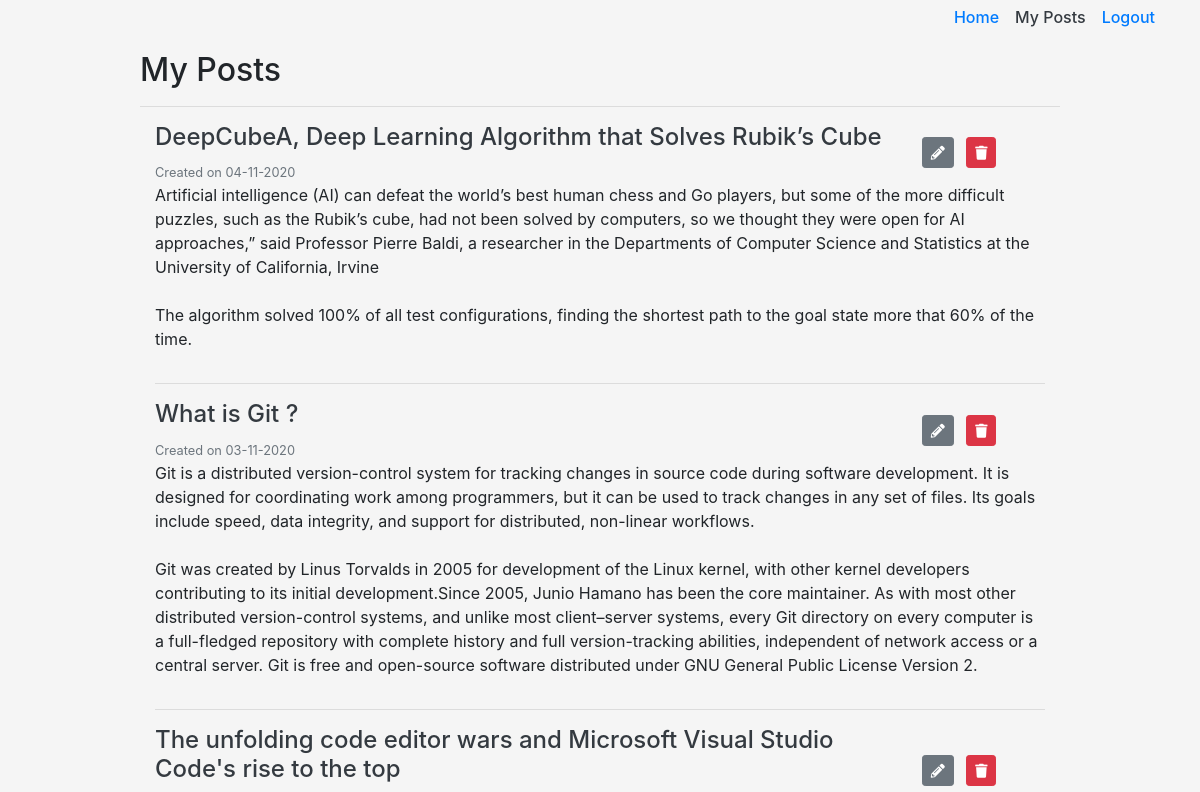
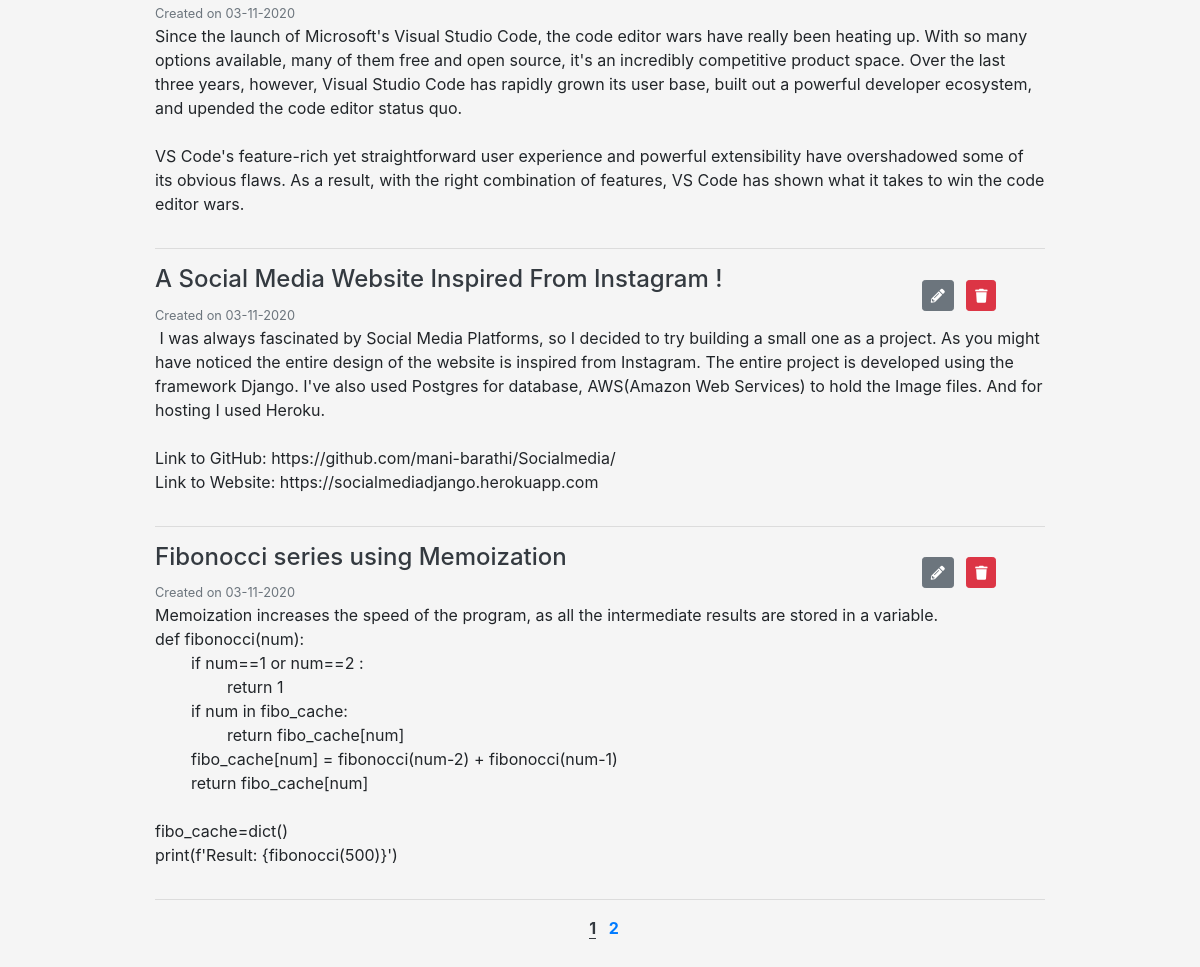
The app's page /profile (signed in) with its own data (2 pictures, top to bottom).
### MainApp/models.py (models this page shows, shortened)
class Posts(db.Model):
	id = db.Column(db.Integer, primary_key=True)
	date_posted = db.Column(db.DateTime, nullable=False,default=datetime.utcnow)
	title = db.Column(db.String(50), unique=True, nullable=False)
	content = db.Column(db.Text, nullable=False)
	user_id = db.Column(db.Integer,db.ForeignKey('user.id'),nullable=False)
	comments = db.relationship('Comment',backref='post',lazy=True)

### MainApp/users/routes.py (the view)
@users.route('/profile',methods=['GET'])
@login_required
def accountPage():
	page = request.args.get('page',1,type=int)
	posts = Posts.query.filter_by(user_id=current_user.id).order_by(desc(Posts.id)).paginate(per_page=5,page=page)
	return render_template('account.html',posts=posts)

### MainApp/models.py (called while the page is built)
@login_manager.user_loader
def load_user(user_id):
	return User.query.get(int(user_id))

### MainApp/templates/account.html (shortened to what this page needs)
{% extends 'base.html' %}
{% block content %}
<div class="row justify-content-center mt-3">
	<div class="col-md-10">
		<h2>My Posts</h2>
		<hr>
		<div class="container">
			{% for post in posts.items %}
			<div class="row justify-content-center">
				<div class="col-md-12">
					<div class="row justify-content-between align-items-center">
						<div class="col-md-10">
							<h4><a class="article-title text-dark" href="{{url_for('posts.individualPostPage',post_id=post.id)}}">{{ post.title }}</a></h4>
							<small class="text-muted">Created on {{post.date_posted.strftime('%d-%m-%Y')}}</small>
						</div>
						<div class="col-md-2">
							<a href="{{url_for('posts.updatePostPage',post_id=post.id) }}" class="btn btn-secondary btn-sm mr-2" title="Edit this Post"><i class="fas fa-pencil-alt"></i></a>
							<a href="{{url_for('posts.deletePostPage',post_id=post.id) }}" class="btn btn-danger btn-sm" title="Delete this Post"><i class="fas fa-trash"></i></a>
						</div>
					</div>
					<p class="article-content post-wrap">{{ post.content }}</p>
				</div>
			</div>
			<hr>
		{% endfor %}
		<div class="d-flex justify-content-center mb-5">
				<div class="col-12">
					<center>
					{% for page_num in posts.iter_pages(left_edge=1, right_edge=1) %}
						{% if page_num %}
							{% if posts.page == page_num %}
									<a class="text-dark border-bottom border-dark font-weight-bold mb-4 ml-2" href="{{url_for('users.accountPage',page=page_num)}}">{{page_num}}</a>
							{% else %}
								<a class="font-weight-bold mb-4 ml-2" href="{{url_for('users.accountPage',page=page_num)}}">{{page_num}}</a>
							{% endif %}
						{% else %}
							...
						{% endif %}
					{% endfor %}
					</center>
				</div>
			</div>
		</div>
	</div>
</div>
{% endblock %}

### MainApp/templates/base.html (shortened to what this page needs)
<!doctype html>
<html lang="en">
  <head>
    <link rel="stylesheet" href="https://cdnjs.cloudflare.com/ajax/libs/font-awesome/5.15.1/css/all.min.css" />
    <link rel="stylesheet" href="https://cdn.jsdelivr.net/npm/bootstrap@4.5.3/dist/css/bootstrap.min.css">
    <link rel="stylesheet" type="text/css" href="{{url_for('static',filename='css/style.css')}}">
  </head>
  <body >
    <div class="container">
        {% if current_user.is_authenticated %}
            <div class="d-flex justify-content-end">
                <h6 class="text-right mt-2"><span><a href="{{url_for('main.homePage')}}" id="home-link" class="">Home</a></span> </h6>
                <h6 class="text-right mt-2 ml-3"><span><a href="{{url_for('users.accountPage')}}" id="myposts-link" class="">My Posts</a></span> </h6>
                <h6 class="text-right mt-2 ml-3 "><span><a href="{{url_for('users.logoutPage')}}" id="logout-link" class="">Logout</a></span></h6>
            </div>
        {% else %}
            <div class="d-flex justify-content-end">
                <h6 class="text-right mt-2"> <span><a href="{{url_for('users.loginPage')}} " id="login-link">LogIn</a></span></h6>
                <h6 class="text-right mt-2 ml-3"> <span><a href="{{url_for('users.signUpPage')}}" id="signup-link">SignUp</a></span></h6>
            </div>
        {% endif %}
        {% block content %}
        {% endblock %}
    </div>
  </body>
</html>

### MainApp/static/css/style.css (style rules this page uses)
html { scroll-behavior: smooth; }
body { background: whitesmoke; }
a { text-decoration: none !important; }
.post-wrap { white-space: pre-wrap; }

### records on screen
Posts: title "DeepCubeA, Deep Learning Algorithm that Solves Rubik’s Cube", date_posted "04-11-2020", content "Artificial intelligence (AI) can defeat the world’s best human chess and Go players, but some of the more difficult puzzles, such as the Rubik’s cube, had not been solved by computers, so we thought they were open for AI approaches,” said Professor Pierre Baldi, a researcher in the Departments of Computer Science and Statistics at the University of California, Irvine The algorithm solved 100% of all test configurations, finding the shortest path to the goal state more that 60% of the time."
Posts: title "What is Git ?", date_posted "03-11-2020", content "Git is a distributed version-control system for tracking changes in source code during software development. It is designed for coordinating work among programmers, but it can be used to track changes in any set of files. Its goals include speed, data integrity, and support for distributed, non-linear workflows. Git was created by Linus Torvalds in 2005 for development of the Linux kernel, with other kernel developers contributing to its initial development.Since 2005, Junio Hamano has been the core maintainer. As with most other distributed version-control systems, and unlike most client–server systems, every Git directory on every computer is a full-fledged repository with complete…"
Posts: title "The unfolding code editor wars and Microsoft Visual Studio Code's rise to the top", date_posted "03-11-2020", content "Since the launch of Microsoft's Visual Studio Code, the code editor wars have really been heating up. With so many options available, many of them free and open source, it's an incredibly competitive product space. Over the last three years, however, Visual Studio Code has rapidly grown its user base, built out a powerful developer ecosystem, and upended the code editor status quo. VS Code's feature-rich yet straightforward user experience and powerful extensibility have overshadowed some of its obvious flaws. As a result, with the right combination of features, VS Code has shown what it takes to win the code editor wars."
Posts: title "A Social Media Website Inspired From Instagram !", date_posted "03-11-2020", content "I was always fascinated by Social Media Platforms, so I decided to try building a small one as a project. As you might have noticed the entire design of the website is inspired from Instagram. The entire project is developed using the framework Django. I've also used Postgres for database, AWS(Amazon Web Services) to hold the Image files. And for hosting I used Heroku. Link to GitHub: https://github.com/mani-barathi/Socialmedia/ Link to Website: https://socialmediadjango.herokuapp.com"
Posts: title "Fibonocci series using Memoization", date_posted "03-11-2020", content "Memoization increases the speed of the program, as all the intermediate results are stored in a variable. def fibonocci(num): if num==1 or num==2 : return 1 if num in fibo_cache: return fibo_cache[num] fibo_cache[num] = fibonocci(num-2) + fibonocci(num-1) return fibo_cache[num] fibo_cache=dict() print(f'Result: {fibonocci(500)}')"

### other values on screen
{{ page_num }} "1"
{{ page_num }} "2"
